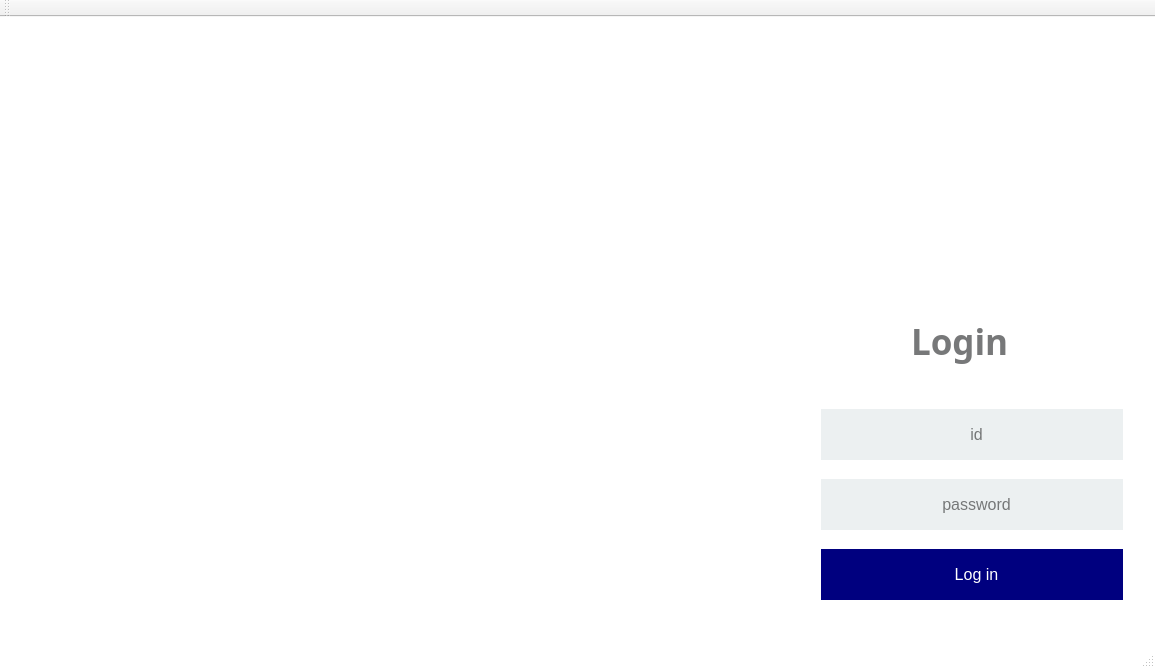
<?xml version="1.0" encoding="UTF-8"?>
<ui version="4.0">
 <class>loginClass</class>
 <widget class="QMainWindow" name="loginClass">
  <property name="geometry">
   <rect>
    <x>0</x>
    <y>0</y>
    <width>1155</width>
    <height>668</height>
   </rect>
  </property>
  <property name="windowTitle">
   <string>login</string>
  </property>
  <property name="autoFillBackground">
   <bool>false</bool>
  </property>
  <property name="styleSheet">
   <string notr="true">QMainWindow {background-color: white;}
QLabel {color: rgb(119, 120, 121);}
QLineEdit {background-color: rgb(236, 240, 241); color:black; border: 2 px; border-radius: 10 px;}
QPushButton {background-color: rgb(0, 0, 127); color: white; border: 2 px; border-radius: 10 px;}

</string>
  </property>
  <widget class="QWidget" name="centralWidget">
   <widget class="QWidget" name="layoutWidget">
    <property name="geometry">
     <rect>
      <x>810</x>
      <y>280</y>
      <width>313</width>
      <height>314</height>
     </rect>
    </property>
    <layout class="QVBoxLayout" name="verticalLayout">
     <item>
      <layout class="QHBoxLayout" name="horizontalLayout">
       <item>
        <spacer name="horizontalSpacer">
         <property name="orientation">
          <enum>Qt::Horizontal</enum>
         </property>
         <property name="sizeHint" stdset="0">
          <size>
           <width>40</width>
           <height>20</height>
          </size>
         </property>
        </spacer>
       </item>
       <item>
        <widget class="QLabel" name="loginLabel">
         <property name="sizePolicy">
          <sizepolicy hsizetype="Fixed" vsizetype="Preferred">
           <horstretch>0</horstretch>
           <verstretch>0</verstretch>
          </sizepolicy>
         </property>
         <property name="minimumSize">
          <size>
           <width>111</width>
           <height>61</height>
          </size>
         </property>
         <property name="font">
          <font>
           <family>Arial Unicode MS</family>
           <pointsize>26</pointsize>
           <weight>75</weight>
           <bold>true</bold>
          </font>
         </property>
         <property name="text">
          <string>Login</string>
         </property>
        </widget>
       </item>
       <item>
        <spacer name="horizontalSpacer_2">
         <property name="orientation">
          <enum>Qt::Horizontal</enum>
         </property>
         <property name="sizeHint" stdset="0">
          <size>
           <width>40</width>
           <height>20</height>
          </size>
         </property>
        </spacer>
       </item>
      </layout>
     </item>
     <item>
      <spacer name="verticalSpacer">
       <property name="orientation">
        <enum>Qt::Vertical</enum>
       </property>
       <property name="sizeType">
        <enum>QSizePolicy::Fixed</enum>
       </property>
       <property name="sizeHint" stdset="0">
        <size>
         <width>20</width>
         <height>28</height>
        </size>
       </property>
      </spacer>
     </item>
     <item>
      <widget class="QLineEdit" name="idLineEdit">
       <property name="sizePolicy">
        <sizepolicy hsizetype="Fixed" vsizetype="Fixed">
         <horstretch>0</horstretch>
         <verstretch>0</verstretch>
        </sizepolicy>
       </property>
       <property name="minimumSize">
        <size>
         <width>311</width>
         <height>51</height>
        </size>
       </property>
       <property name="font">
        <font>
         <family>Arial</family>
         <pointsize>12</pointsize>
        </font>
       </property>
       <property name="alignment">
        <set>Qt::AlignCenter</set>
       </property>
       <property name="placeholderText">
        <string>id</string>
       </property>
      </widget>
     </item>
     <item>
      <spacer name="verticalSpacer_2">
       <property name="orientation">
        <enum>Qt::Vertical</enum>
       </property>
       <property name="sizeType">
        <enum>QSizePolicy::Fixed</enum>
       </property>
       <property name="sizeHint" stdset="0">
        <size>
         <width>20</width>
         <height>13</height>
        </size>
       </property>
      </spacer>
     </item>
     <item>
      <widget class="QLineEdit" name="passwordLineEdit">
       <property name="sizePolicy">
        <sizepolicy hsizetype="Fixed" vsizetype="Fixed">
         <horstretch>0</horstretch>
         <verstretch>0</verstretch>
        </sizepolicy>
       </property>
       <property name="minimumSize">
        <size>
         <width>311</width>
         <height>51</height>
        </size>
       </property>
       <property name="font">
        <font>
         <family>Arial</family>
         <pointsize>12</pointsize>
        </font>
       </property>
       <property name="alignment">
        <set>Qt::AlignCenter</set>
       </property>
       <property name="placeholderText">
        <string>password</string>
       </property>
      </widget>
     </item>
     <item>
      <spacer name="verticalSpacer_3">
       <property name="orientation">
        <enum>Qt::Vertical</enum>
       </property>
       <property name="sizeType">
        <enum>QSizePolicy::Fixed</enum>
       </property>
       <property name="sizeHint" stdset="0">
        <size>
         <width>20</width>
         <height>13</height>
        </size>
       </property>
      </spacer>
     </item>
     <item>
      <widget class="QPushButton" name="loginButton">
       <property name="sizePolicy">
        <sizepolicy hsizetype="Fixed" vsizetype="Fixed">
         <horstretch>0</horstretch>
         <verstretch>0</verstretch>
        </sizepolicy>
       </property>
       <property name="minimumSize">
        <size>
         <width>311</width>
         <height>51</height>
        </size>
       </property>
       <property name="font">
        <font>
         <family>Arial</family>
         <pointsize>12</pointsize>
        </font>
       </property>
       <property name="text">
        <string>Log in</string>
       </property>
       <property name="default">
        <bool>true</bool>
       </property>
      </widget>
     </item>
    </layout>
   </widget>
  </widget>
  <widget class="QMenuBar" name="menuBar">
   <property name="geometry">
    <rect>
     <x>0</x>
     <y>0</y>
     <width>1155</width>
     <height>26</height>
    </rect>
   </property>
  </widget>
  <widget class="QToolBar" name="mainToolBar">
   <attribute name="toolBarArea">
    <enum>TopToolBarArea</enum>
   </attribute>
   <attribute name="toolBarBreak">
    <bool>false</bool>
   </attribute>
  </widget>
  <widget class="QStatusBar" name="statusBar"/>
 </widget>
 <layoutdefault spacing="6" margin="11"/>
 <resources>
  <include location="login.qrc"/>
 </resources>
 <connections/>
</ui>
